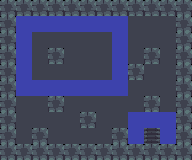

Tiled map render using the project's own tile images. Description and the whole map definition, tile-layer contents included, below:
An orthogonal 12x10 tile map with 16x16 px tiles, 1 tile layer (terrain) and 5 objects.

<map version="1.10" tiledversion="1.11.2" orientation="orthogonal" renderorder="right-down" width="12" height="10" tilewidth="16" tileheight="16" infinite="0" nextlayerid="3" nextobjectid="6">
 <properties>
  <property name="name" value="Marooned" />
  <property name="author" value="moineau" />
  <property name="goldMoves" type="int" value="94" />
  <property name="goldTime" type="int" value="17" />
  <property name="platinumMoves" type="int" value="86" />
 </properties>
 <tileset firstgid="1" source="tileset.tsx" />
 <layer id="1" name="terrain" width="12" height="10">
  <data encoding="csv">
4,4,4,4,4,4,4,4,4,4,4,4,
4,3,3,3,3,3,3,3,1,1,1,4,
4,3,1,1,1,1,1,3,1,1,1,4,
4,3,1,4,1,1,1,3,1,4,1,4,
4,3,1,1,1,1,1,3,4,1,1,4,
4,3,3,3,3,3,3,3,1,1,1,4,
4,1,1,4,1,1,1,1,1,4,1,4,
4,1,1,1,1,4,1,1,3,3,3,4,
4,1,4,1,1,1,1,4,3,5,3,4,
4,4,4,4,4,4,4,4,4,4,4,4
</data>
 </layer>
 <objectgroup id="2" name="objects">
  <object id="1" gid="6" x="64" y="64" width="16" height="16" />
  <object id="2" gid="9" x="64" y="48" width="16" height="16" />
  <object id="3" gid="9" x="80" y="80" width="16" height="16" />
  <object id="4" gid="9" x="112" y="112" width="16" height="16" />
  <object id="5" gid="9" x="64" y="128" width="16" height="16" />
 </objectgroup>
</map>
